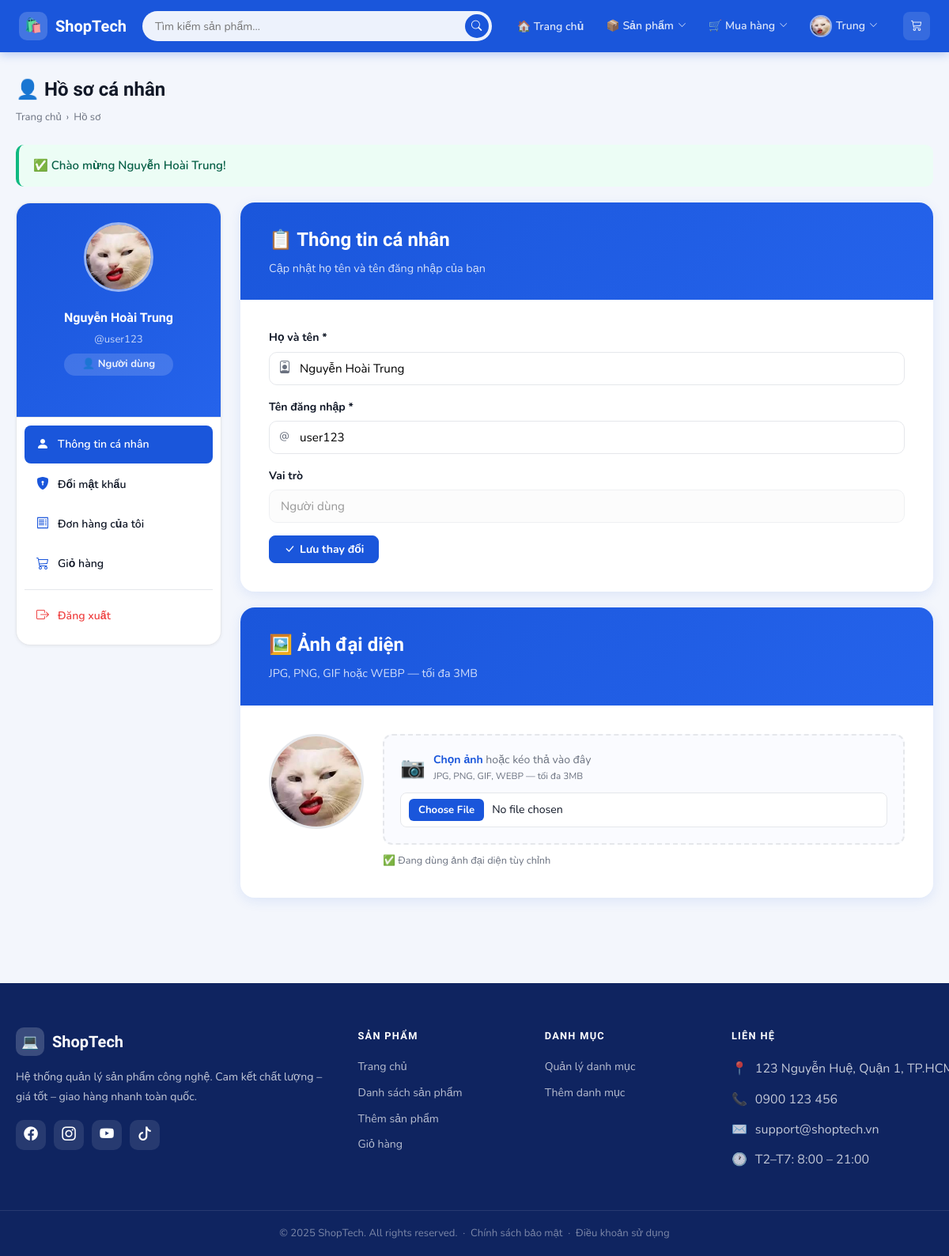
Page /Account/profile (signed in) on the committed database.
### tables this page shows
CREATE TABLE IF NOT EXISTS `account` (
  `id` int NOT NULL AUTO_INCREMENT,
  `username` varchar(255) NOT NULL,
  `fullname` varchar(255) NOT NULL,
  `password` varchar(255) NOT NULL,
  `role` enum('admin','user') DEFAULT 'user',
  `avatar` varchar(255) DEFAULT NULL,
  PRIMARY KEY (`id`),
  UNIQUE KEY `username` (`username`)
);

### app/controllers/AccountController.php (called while the page is built, shortened)
<?php
require_once 'app/config/database.php';
require_once 'app/models/AccountModel.php';
require_once 'app/helpers/SessionHelper.php';
class AccountController
{
    private $accountModel;
    public function __construct()
    {
        $this->db           = (new Database())->getConnection();
        $this->accountModel = new AccountModel($this->db);
    }
    public function profile()
    {
        $user   = $this->accountModel->findById(SessionHelper::getUserId());
        $tab    = $_GET['tab'] ?? 'info';
        include 'app/views/account/profile.php';
    }
}

### index.php (called while the page is built, shortened)
<?php
$url = $_GET['url'] ?? 'product';
$url = rtrim($url, '/');
$url = filter_var($url, FILTER_SANITIZE_URL);
$url = explode('/', $url);
$action = isset($url[1]) && $url[1] != ''
    ? $url[1]
    : 'index';
$controller = new $controllerName();
call_user_func_array([$controller, $action], array_slice($url, 2));
?>

### app/helpers/SessionHelper.php (called while the page is built, shortened)
<?php
class SessionHelper
{
    public static function getUserId()
    {
        return $_SESSION['user_id'] ?? null;
    }
    public static function getAvatar()
    {
        return $_SESSION['avatar'] ?? null;
    }
    public static function getFlash($key)
    {
        $msg = $_SESSION['flash'][$key] ?? null;
        return $msg;
    }
}

### app/config/database.php (called while the page is built, shortened)
<?php
class Database
{
    private $host = "localhost";
    private $db_name = "my_store";
    private $username = "root";
    private $password = "";
    public function getConnection()
    {
        $this->conn = null;
        try {
            $this->conn = new PDO(
                "mysql:host=" . $this->host . ";dbname=" . $this->db_name,
                $this->username,
                $this->password
            );
            $this->conn->exec("set names utf8");
        } catch (PDOException $exception) {
            echo "Connection error: " . $exception->getMessage();
        }
        return $this->conn;
    }
}

### app/models/AccountModel.php (called while the page is built, shortened)
<?php
class AccountModel
{
    private $db;
    public function __construct($db)
    {
        $this->db = $db;
    }
    public function findById($id)
    {
        $stmt = $this->db->prepare(
            "SELECT * FROM account WHERE id = ? LIMIT 1"
        );
        $stmt->execute([$id]);
        return $stmt->fetch(PDO::FETCH_OBJ);
    }
}

### app/views/account/profile.php (the view, shortened to what this page needs)
<?php
require_once 'app/helpers/SessionHelper.php';
$flash      = SessionHelper::getFlash('success');
?>
<?php include 'app/views/shares/header.php'; ?>
<div class="st-page">
<div class="st-container">
  <div class="st-page-head fade-up">
    <div>
      <h1>👤 Hồ sơ cá nhân</h1>
      <div class="st-breadcrumb">
        <a href="/Product">Trang chủ</a> › <span>Hồ sơ</span>
      </div>
    </div>
  </div>
  <?php if ($flash): ?>
    <div class="alert alert-success fade-up">
      ✅ <?php echo htmlspecialchars($flash, ENT_QUOTES, 'UTF-8'); ?>
    </div>
  <?php endif; ?>
  <div class="st-profile-layout">
    <div class="st-profile-sidebar fade-up">
      <div class="st-avatar-box">
        <div class="st-avatar-upload-wrap" id="avatarWrap">
          <?php if ($avatarUrl): ?>
            <img src="<?php echo $avatarUrl; ?>"
                 alt="Avatar" class="st-avatar-img" id="avatarPreview">
          <?php else: ?>
            <div class="st-avatar-circle" id="avatarInitial">
              <?php echo strtoupper(mb_substr($user->fullname, 0, 1)); ?>
            </div>
          <?php endif; ?>
        </div>
        <div class="st-avatar-info">
          <strong><?php echo htmlspecialchars($user->fullname, ENT_QUOTES, 'UTF-8'); ?></strong>
          <span>@<?php echo htmlspecialchars($user->username, ENT_QUOTES, 'UTF-8'); ?></span>
          <span class="st-role-badge <?php echo $user->role === 'admin' ? 'admin' : 'user'; ?>">
            <?php echo $user->role === 'admin' ? '⚙️ Admin' : '👤 Người dùng'; ?>
          </span>
        </div>
      </div>
      <nav class="st-profile-nav">
        <a href="?tab=info"
           class="st-profile-nav-item <?php echo $tab === 'info' ? 'active' : ''; ?>">
          <i class="bi bi-person-fill"></i> Thông tin cá nhân
        </a>
        <a href="?tab=password"
           class="st-profile-nav-item <?php echo $tab === 'password' ? 'active' : ''; ?>">
          <i class="bi bi-shield-lock-fill"></i> Đổi mật khẩu
        </a>
        <a href="/Product/myOrders" class="st-profile-nav-item">
          <i class="bi bi-receipt"></i> Đơn hàng của tôi
        </a>
        <a href="/Product/cart" class="st-profile-nav-item">
          <i class="bi bi-cart3"></i> Giỏ hàng
        </a>
        <div class="st-profile-nav-divider"></div>
        <a href="/Account/logout"
           class="st-profile-nav-item logout"
           onclick="return confirm('Bạn có chắc muốn đăng xuất?')">
          <i class="bi bi-box-arrow-right"></i> Đăng xuất
        </a>
      </nav>
    </div>
    <div class="st-profile-content fade-up">
      <?php if ($tab === 'info'): ?>
      <div class="st-form-card">
        <div class="st-form-header">
          <h1>📋 Thông tin cá nhân</h1>
          <p>Cập nhật họ tên và tên đăng nhập của bạn</p>
        </div>
        <div class="st-form-body">
          <form method="POST" action="/Account/updateProfile">
            <div class="mb-4">
              <label class="form-label">Họ và tên *</label>
              <div class="st-input-wrap">
                <input type="text" name="fullname"
                       class="form-control st-input-icon-pad"
                       value="<?php echo htmlspecialchars($user->fullname, ENT_QUOTES, 'UTF-8'); ?>"
                       required>
              </div>
            </div>
            <div class="mb-4">
              <label class="form-label">Tên đăng nhập *</label>
              <div class="st-input-wrap">
                <input type="text" name="username"
                       class="form-control st-input-icon-pad"
                       value="<?php echo htmlspecialchars($user->username, ENT_QUOTES, 'UTF-8'); ?>"
                       required>
              </div>
            </div>
            <div class="mb-4">
              <label class="form-label">Vai trò</label>
              <input type="text" class="form-control"
                     value="<?php echo $user->role === 'admin' ? 'Quản trị viên' : 'Người dùng'; ?>"
                     disabled style="opacity:.6;cursor:not-allowed">
            </div>
            <div class="st-form-actions">
              <button type="submit" class="btn btn-primary">
                <i class="bi bi-check-lg"></i> Lưu thay đổi
              </button>
            </div>
          </form>
        </div>
      </div>
      <div class="st-form-card" style="margin-top:20px">
        <div class="st-form-header">
          <h1>🖼️ Ảnh đại diện</h1>
          <p>JPG, PNG, GIF hoặc WEBP — tối đa 3MB</p>
        </div>
        <div class="st-form-body">
          <div class="st-avatar-detail-wrap">
            <div class="st-avatar-detail-preview" id="avatarDetailPreview">
              <?php if ($avatarUrl): ?>
                <img src="<?php echo $avatarUrl; ?>" id="avatarDetailImg" alt="Avatar">
              <?php else: ?>
                <div class="st-avatar-detail-initial" id="avatarDetailInitial">
                  <?php echo strtoupper(mb_substr($user->fullname, 0, 1)); ?>
                </div>
              <?php endif; ?>
            </div>
            <div class="st-avatar-detail-right">
              <div class="st-upload-box" id="avatarDropZone">
                <label class="st-file-label" for="avatarFileInput2">
                  <span class="st-file-icon">📷</span>
                  <span class="st-file-text">
                    <strong>Chọn ảnh</strong> hoặc kéo thả vào đây<br>
                    <small>JPG, PNG, GIF, WEBP — tối đa 3MB</small>
                  </span>
                </label>
                <div class="st-file-input-row">
                  <input type="file" id="avatarFileInput2" name="avatar2"
                         accept="image/jpeg,image/png,image/gif,image/webp"
                         class="form-control">
                </div>
              </div>
              <?php if ($avatarUrl): ?>
                <p style="font-size:.8rem;color:var(--text-muted);margin-top:10px">
                  ✅ Đang dùng ảnh đại diện tùy chỉnh
                </p>
              <?php endif; ?>
            </div>
          </div>
        </div>
      </div>
      <?php endif; ?>
    </div>
  </div>
</div>
</div>
<?php include 'app/views/shares/footer.php'; ?>

### rows in the picture
account: fullname "Nguyễn Hoài Trung", username "user123", role "Người dùng"

### other values in the picture
$flash "Chào mừng Nguyễn Hoài Trung!"
